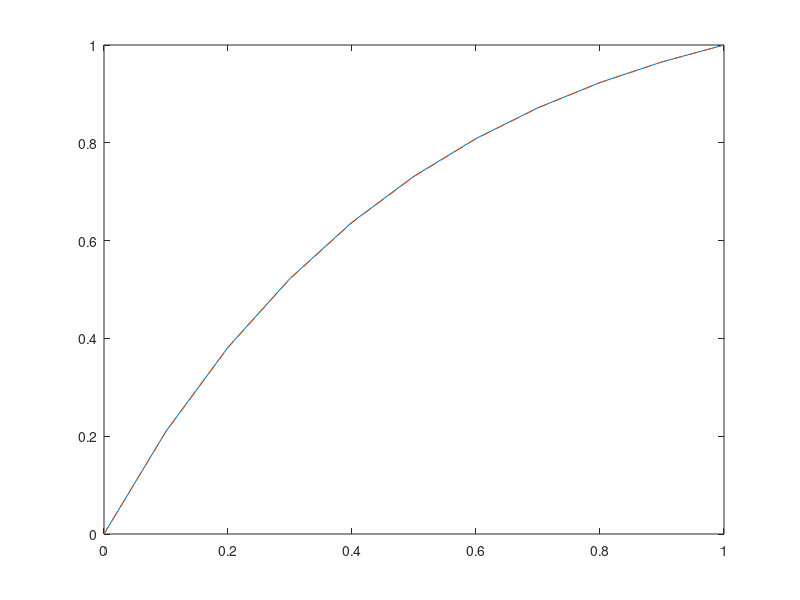

Here is the MATLAB script that generated this plot:
x = 0.0:0.1:1.0;
N = length(x);
h = x(2)-x(1);
a = (1/h^2+2/(2*h))*ones(size(x));
b = -2/h^2*ones(size(x));
c = (1/h^2-2/(2*h))*ones(size(x));
r = 0;
a(1) = 0; b(1) = 1; r(1) = 0;
c(N) = 0; b(N) = 1; r(N) = 1;

for j = 2:N
b(j) = b(j)-c(j)*a(j-1)/b(j-1);
r(j) = r(j)-c(j)*r(j-1)/b(j-1);
end

y(N) = r(N)/b(N);
for j = (N-1):-1:1
y(j) = r(j)/b(j)-a(j)*y(j+1)/b(j);
end


Y = [y(1) y(2) y(3) y(4) y(5) y(6) y(7) y(8) y(9) y(10) y(11)];


%exact func
y0 = 1;
x0 = 0;
for N = 1:11
    ex(N) = (exp(-2*x0)-1)/(exp(-2)-1);
    x0 = x0+0.1;
end
disp(Y)
disp(ex)
plot(x,Y,x,ex,"--")
